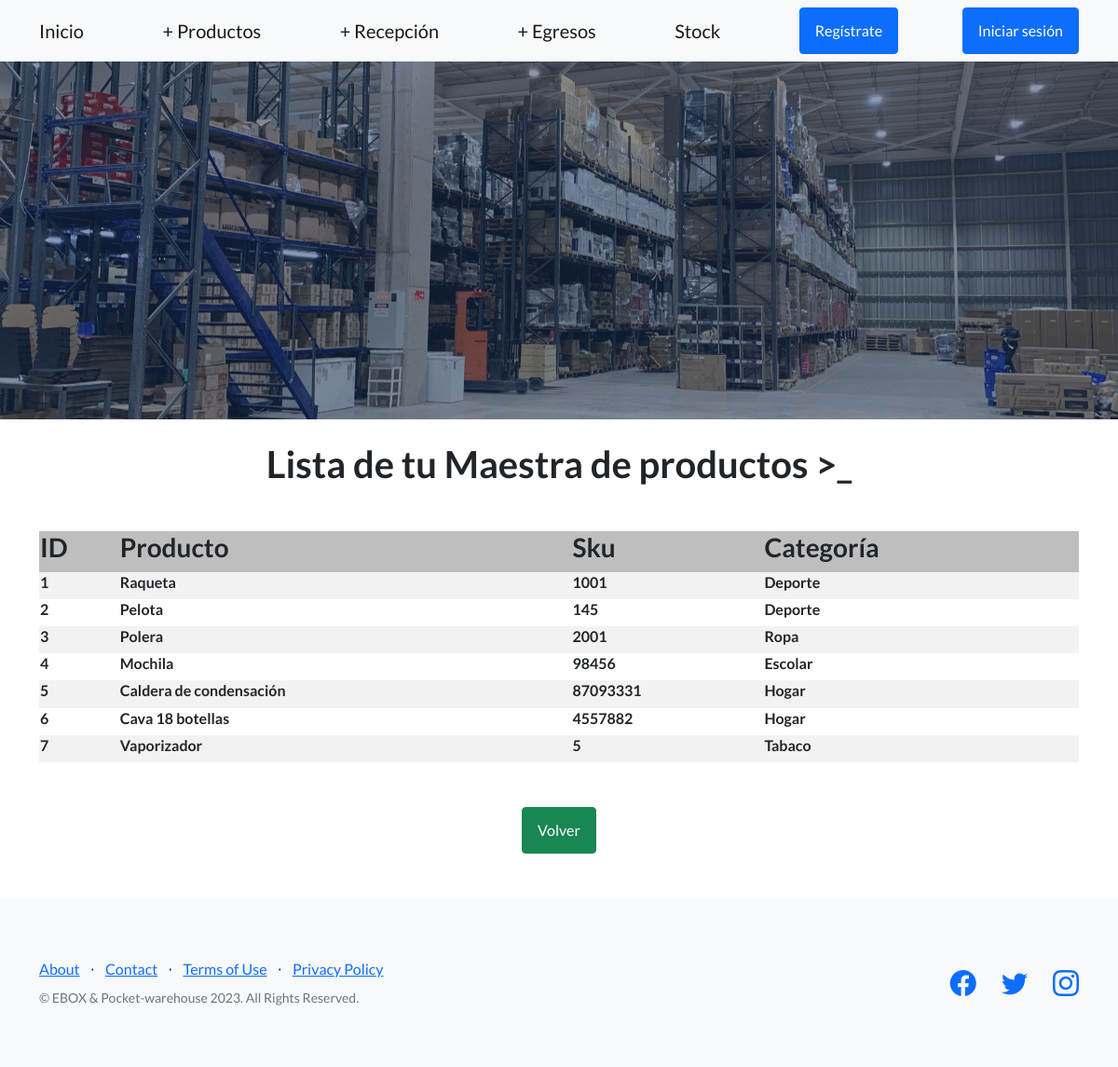
/eboxApp/maestra/wMaestra_full/, run on an earlier commit of the app's database.
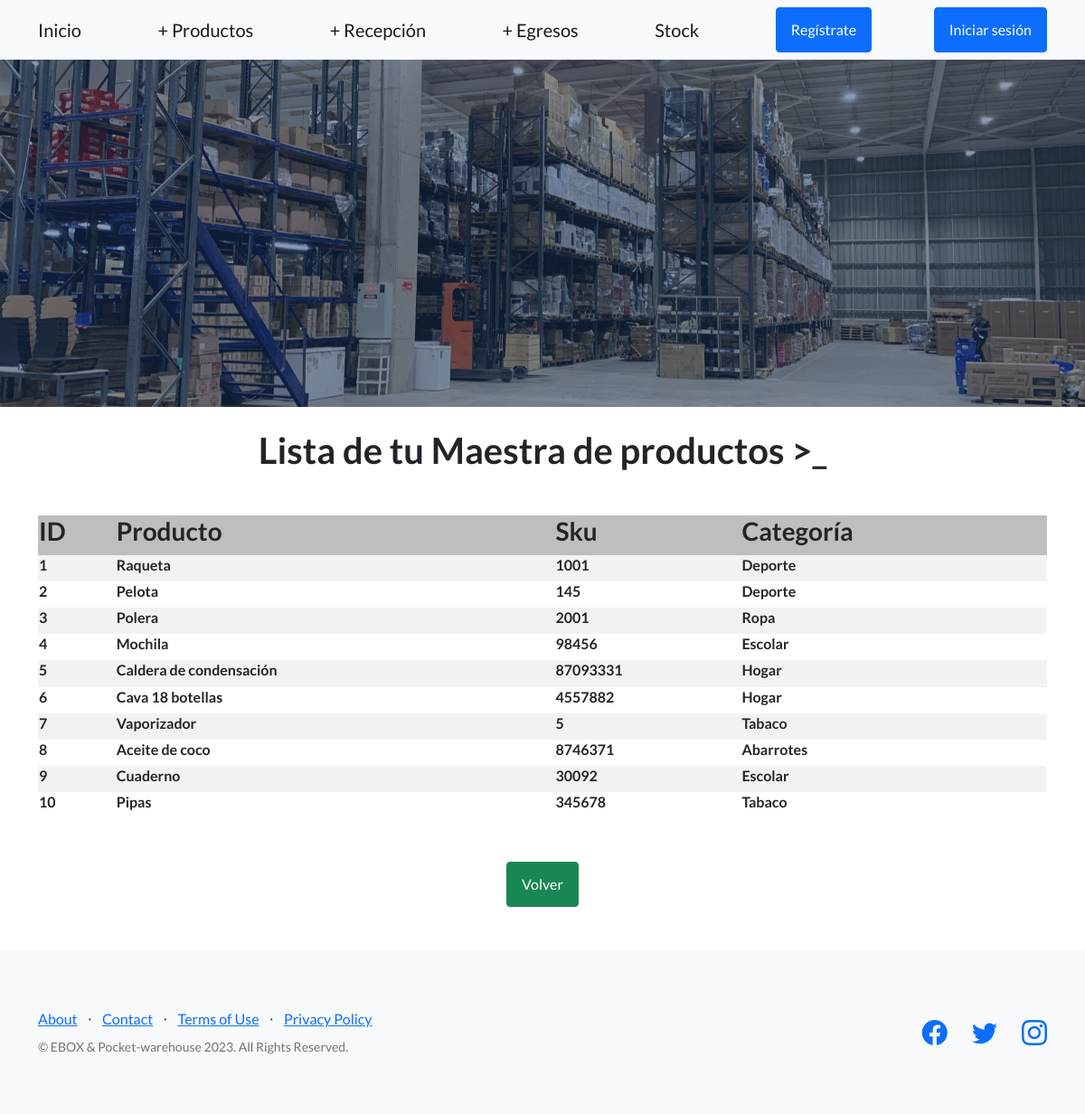
And on a later commit of the database.
### eboxApp/models.py (models this page shows, shortened)
class Maestra(models.Model):
    nombre_producto = models.CharField(max_length=300)
    numero_sku = models.IntegerField()
    categoria = models.CharField(max_length=300)

### eboxApp/views.py (the view)
# urls.py: path('maestra/wMaestra_full/', views.buscarMaestra, name = 'buscarTodo'),
def buscarMaestra(request):
    if request.method == 'GET': # si existe un post
        producto = Maestra.objects.all()
        return render(request, 'eboxApp/wMaestra_full.html', {'producto':producto })

### eboxApp/templates/eboxApp/wMaestra_full.html (shortened to what this page needs)
{% extends "eboxApp/base.html" %}
    {% load static %}
{% block contenido_que_cambia %}
<div class="container" align="center">
    <br>
    <h1 class="mb-5">Lista de tu Maestra de productos >_</h1>
    {% if producto %}
                    <table>
                        <tr>
                            <th style="text-align: left"><h3>ID</h3></th>
                            <th style="text-align: left"><h3>Producto</h3></th>
                            <th style="text-align: left"><h3>Sku</h3></th>
                            <th style="text-align: left"><h3>Categoría</h3></th>
                        </tr>
                        {% for i in producto %}
                        <tr>
                            <td style="text-align: left"><h6>{{i.pk}}</h6></td>
                            <td style="text-align: left"><h6>{{i.nombre_producto}}</h6></td>
                            <td style="text-align: left"><h6>{{i.numero_sku}}</h6></td>
                            <td style="text-align: left"><h6>{{i.categoria}}</h6></td>
                        </tr>
                        {% endfor %}
                    </table>
                <br>
                <br>
                <a class="btn btn-success" align = "center" href={% url 'eboxApp:Maestra' %}>Volver</a>
    {% endif %}
</div>
{% endblock %}

What changed in the data, as far as the page shows it:
added Maestra: pk "8", nombre_producto "Aceite de coco", numero_sku "8746371", categoria "Abarrotes"
added Maestra: pk "9", nombre_producto "Cuaderno", numero_sku "30092", categoria "Escolar"
added Maestra: pk "10", nombre_producto "Pipas", numero_sku "345678", categoria "Tabaco"
